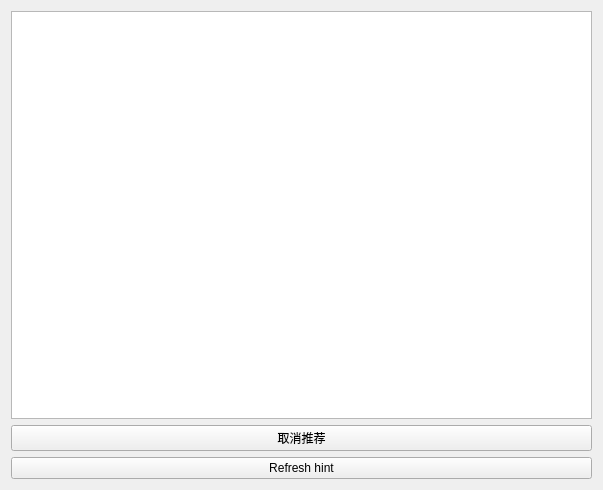
<?xml version="1.0" encoding="UTF-8"?>
<ui version="4.0">
 <class>HintWindow</class>
 <widget class="QWidget" name="HintWindow">
  <property name="geometry">
   <rect>
    <x>0</x>
    <y>0</y>
    <width>603</width>
    <height>490</height>
   </rect>
  </property>
  <property name="windowTitle">
   <string>Form</string>
  </property>
  <property name="styleSheet">
   <string notr="true"/>
  </property>
  <layout class="QVBoxLayout" name="verticalLayout">
   <item>
    <widget class="QGraphicsView" name="view"/>
   </item>
   <item>
    <widget class="QPushButton" name="btnClearAI">
     <property name="text">
      <string>取消推荐</string>
     </property>
    </widget>
   </item>
   <item>
    <widget class="QPushButton" name="refreshBtn">
     <property name="text">
      <string>Refresh hint</string>
     </property>
    </widget>
   </item>
  </layout>
 </widget>
 <resources/>
 <connections/>
</ui>
